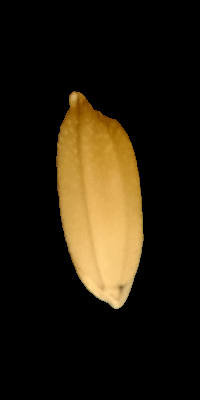
#> input picture inclass_04_2022/images/seed.png, 200 x 400 px; the run also reads 1 picture not shown here
$ jupyter execute --allow-errors Edge_Detection_2022.ipynb   (older library calls are emulated)
#> lines starting #> are read from the running program, lines starting #| are printed output that depends on the picture; after the words box and inside, x2 and y2 are one past the last pixel; in counts of white or black regions, pixels touching at a corner belong together
# Assignment 4: Edge Detection
Tổng quan: Ở bài tập này, chúng ta sẽ thực hành lập trình một số hàm để phát hiện cạnh, đường biên.

[cell 1]
from IPython.display import Image

import matplotlib.pyplot as plt
import os
import cv2
import numpy as np

## Câu 1:
Viết hàm sử dụng phương pháp gradient (bằng hàm có sẵn) và dùng toán tử  Sobel/Prewitt  để tính đạo hàm.
Sử dụng kết quả trên và Canny để phát hiện đường bao cho một ảnh bất kỳ.
Kiểm tra sự ổn định của hai phương pháp trên toàn bô số ảnh hạt thóc trong thư mục
hiện thời. Nhận xét kết quả đạt được (tỉ lệ thành công của mỗi phương pháp).

### 1.1 Sobel Edge Detection
Thư viện OpenCV cung cấp hàm cv2.Sobel() để tính đạo hàm Sobel của ảnh.

Xem thêm các tham số của hàm: https://docs.opencv.org/4.5.2/d4/d86/group__imgproc__filter.html#gacea54f142e81b6758cb6f375ce782c8d

Để các thuật toán phát hiện biên edge detection làm việc tốt, trước hết ta cần làm mịn ảnh để loại bớt nhiễu. Ta có thể dùng hàm cv2.GaussianBlur() để làm mịn ảnh.

Hàm cv2.Sobel() cho phép tính đạo hàm theo các hướng dọc và ngang của ảnh, để tổng hợp kết quả, ta lấy trung bình của đạo hàm theo hai hướng tại mỗi điểm ảnh.

Cuối cùng, Sobel sẽ làm nổi bật các đường biên, còn các nhiễu sẽ mờ hơn, vì vậy ta chọn ngưỡng để loại bỏ các điểm ảnh có độ sáng thấp này.

Yêu cầu:
- Đọc ảnh đầu vào
- Chuyển sang ảnh xám
- Làm mịn ảnh bằng bộ lọc Gauss
- Tính đạo hàm theo phương ngang
- Tổng hợp kết quả bằng trung bình của đạo hàm theo hai hướng
- Dùng ngưỡng để loại bỏ điểm có cường độ sáng thấp

[cell 2]
def basic_sobel_edge_detection(image_path, blur_ksize=5, sobel_ksize=1, skipping_threshold=30):
    ### YOUR CODE HERE ###
    img = cv2.imread(image_path, cv2.IMREAD_COLOR)
    gray = cv2.cvtColor(img, cv2.COLOR_BGR2GRAY)
    img_gaussian = cv2.GaussianBlur(gray, (blur_ksize, blur_ksize), 0)
     #Lọc ảnh đa mức xám bằng bộ lọc Gauss với kích thước phụ thuộc vào blur_ksize

    #sobel
    img_sobelx = cv2.Sobel(img_gaussian,cv2.CV_8U,1,0,ksize=sobel_ksize)
    img_sobely = cv2.Sobel(img_gaussian,cv2.CV_8U,0,1,ksize=sobel_ksize)
     #Thực hiện Sobel theo phương y, tương tự theo phương x

    img_sobel = img_sobelx + img_sobely #Tổng hợp ảnh Sobel từ phương x và y

    #Cắt ngưỡng
    for i in range(img_sobel.shape[0]):
        for j in range(img_sobel.shape[1]):
            if img_sobel[i][j] < skipping_threshold:
                img_sobel[i][j] = 0
            else:
                img_sobel[i][j] = 1
    return img_sobel
    ### YOUR CODE HERE ###

Ta thử chạy hàm với một ảnh trong bộ dữ liệu và xem kết quả

[cell 3]
image_path = 'images/seed.png'
gray = cv2.imread(image_path, 0)
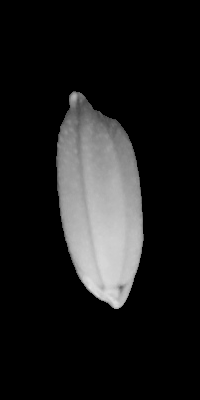
#> gray: shape (400, 200); min 0, max 224, mean 28.1
img_sobel = basic_sobel_edge_detection(image_path, 7, 1, 30)
#> in basic_sobel_edge_detection, img is the input picture: shape (400, 200, 3); mean B, G, R 12.9, 27.4, 35.5
#> after the loop in basic_sobel_edge_detection, `for i in range(img_sobel.shape[0]):`:
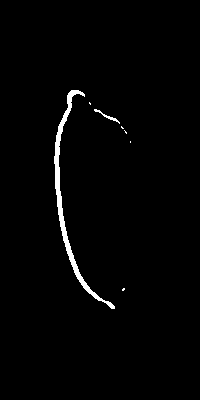
#> img_sobel: shape (400, 200); values 0 (black) and 1 (white), 1.6% white; 7 white regions (5 under 20 px), largest, box (x1, y1, x2, y2) and area: (54, 90, 115, 309) 1168, (94, 109, 120, 124) 66

plt.figure(figsize=(5,5))
#> (this line was passed over: IPython is not available in this run)
#> (the rest of this cell did not finish here and is left out)

Yêu cầu:
- Tương tự như hàm basic_sobel_edge_detection
- Sử dụng CV_64F thay cho CV_8U để cải thiện chất lượng
- Sau đó dùng hai hàm np.absolute() và np.uint8() để đưa về kiểu dữ liệu ban đầu

[cell 4]
def sobel_edge_detection(image_path, blur_ksize=7, sobel_ksize=1, skipping_threshold=30):
    ### YOUR CODE HERE ###

    img = cv2.imread(image_path, cv2.IMREAD_COLOR)
    gray = cv2.cvtColor(img, cv2.COLOR_BGR2GRAY)
    img_gaussian = cv2.GaussianBlur(gray, (blur_ksize, blur_ksize), 0)
     #Lọc ảnh đa mức xám bằng bộ lọc Gauss với kích thước phụ thuộc vào blur_ksize

    #sobel
    img_sobelx = cv2.Sobel(img_gaussian,cv2.CV_64F,1,0,ksize=sobel_ksize)
    img_sobely = cv2.Sobel(img_gaussian,cv2.CV_64F,0,1,ksize=sobel_ksize)
     #Thực hiện Sobel theo phương y, tương tự theo phương x

    img_sobel = img_sobelx + img_sobely #Tổng hợp ảnh Sobel từ phương x và y

    #Cắt ngưỡng
    for i in range(img_sobel.shape[0]):
        for j in range(img_sobel.shape[1]):
            if img_sobel[i][j] < skipping_threshold:
                img_sobel[i][j] = 0
            else:
                img_sobel[i][j] = 1

    img_sobel = np.uint8(np.absolute(img_sobel))

    ### YOUR CODE HERE ###
    return img_sobel

[cell 5]
### YOUR CODE HERE ###
image_path = 'images/seed.png'
gray = cv2.imread(image_path, 0)
img_sobel = sobel_edge_detection(image_path, 7, 1, 30)
#> in sobel_edge_detection, `img_sobelx = cv2.Sobel(img_gaussian,cv2.CV_64F,1,0,ksize=sobel_ksize)`:
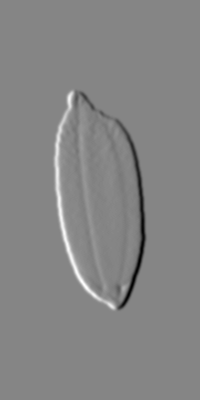
#> img_sobelx: shape (400, 200) float64; min -89, max 81, mean 0; drawn with min black and max white
#> in sobel_edge_detection, `img_sobely = cv2.Sobel(img_gaussian,cv2.CV_64F,0,1,ksize=sobel_ksize)`:
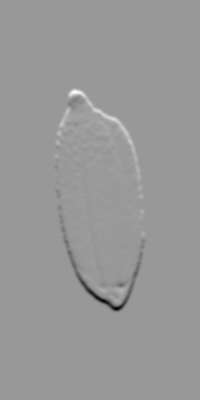
#> img_sobely: shape (400, 200) float64; min -99, max 67, mean 0; drawn with min black and max white
#> after the loop in sobel_edge_detection, `for i in range(img_sobel.shape[0]):`:
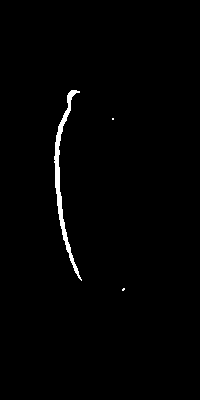
#> img_sobel: shape (400, 200) float64; values 0 (black) and 1 (white), 1.1% white; 3 white regions (2 under 20 px), largest, box (x1, y1, x2, y2) and area: (54, 90, 82, 281) 866

plt.figure(figsize=(5,5))
#> (this line was passed over: IPython is not available in this run)
#> (the rest of this cell did not finish here and is left out)

### 1.2. Prewitt Edge Detection
Để tính đạo hàm theo toán tử Prewitt, ta có thể dùng hàm cv2.filter2D() và truyền tham số kernel theo Prewitt.

Ta sẽ tính 2 trường hợp cạnh black-to-white và white-to-black rồi tính trung bình cộng 2 kết quả.

Cuối cùng đặt ngưỡng loại bỏ nhiễu.

[cell 6]
def prewitt_edge_detection(image_path, blur_ksize = 5, skipping_threshold=30):

    img = cv2.imread(image_path, cv2.IMREAD_COLOR)
    gray = cv2.cvtColor(img, cv2.COLOR_BGR2GRAY)
    img_gaussian = cv2.GaussianBlur(gray, (blur_ksize, blur_ksize), 0)

    #prewitt
    kernelx = np.array([[1,1,1],[0,0,0],[-1,-1,-1]])
    kernely = np.array([[-1,0,1],[-1,0,1],[-1,0,1]])
    img_prewittx = cv2.filter2D(img_gaussian, -1, kernelx)
    img_prewitty = cv2.filter2D(img_gaussian, -1, kernely)
    img_prewitt1 = (img_prewittx + img_prewitty)/2

    kernelx2 = np.array([[-1,-1,-1],[0,0,0],[1,1,1]])
    kernely2 = np.array([[1,0,-1],[1,0,-1],[1,0,-1]])
    img_prewittx2 = cv2.filter2D(img_gaussian, -1, kernelx2)
    img_prewitty2 = cv2.filter2D(img_gaussian, -1, kernely2)
    img_prewitt2 = (img_prewittx2 + img_prewitty2)/2

    img_prewitt = (img_prewitt1 + img_prewitt2)/2
    for i in range(img_prewitt.shape[0]):
        for j in range(img_prewitt.shape[1]):
            if img_prewitt[i][j] < skipping_threshold:
                img_prewitt[i][j] = 0
            else:
                img_prewitt[i][j] = 1
    return img_prewitt
    ### YOUR CODE HERE ###

[cell 7]
### YOUR CODE HERE ###
image_path = 'images/seed.png'
gray = cv2.imread(image_path, 0)
img_sobel = prewitt_edge_detection(image_path, 7, 30)
#> in prewitt_edge_detection, `img_prewitty = cv2.filter2D(img_gaussian, -1, kernely)`:
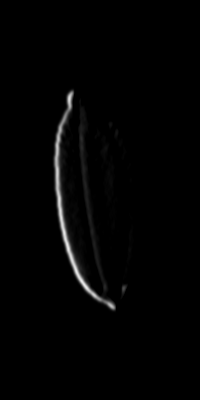
#> img_prewitty: shape (400, 200); min 0, max 233, mean 3.2
#> in prewitt_edge_detection, `img_prewittx2 = cv2.filter2D(img_gaussian, -1, kernelx2)`:
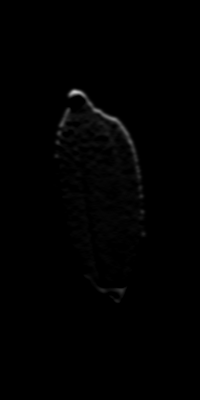
#> img_prewittx2: shape (400, 200); min 0, max 197, mean 1.4
#> in prewitt_edge_detection, `img_prewitty2 = cv2.filter2D(img_gaussian, -1, kernely2)`:
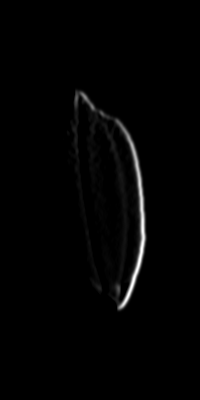
#> img_prewitty2: shape (400, 200); min 0, max 255, mean 3.2
#> after the loop in prewitt_edge_detection, `for i in range(img_prewitt.shape[0]):`:
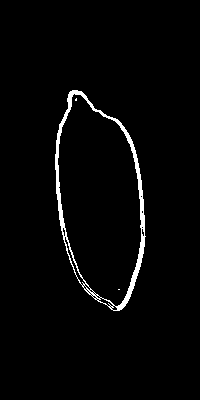
#> img_prewitt: shape (400, 200) float64; values 0 (black) and 1 (white), 2.3% white; 3 white regions (2 under 20 px), largest, box (x1, y1, x2, y2) and area: (55, 90, 146, 311) 1862
plt.figure(figsize=(5,5))
#> (this line was passed over: IPython is not available in this run)
#> (the rest of this cell did not finish here and is left out)

### 1.3. Canny Edge Detection
Thư viện OpenCV cung cấp hàm cv2.Canny() để phát hiện biên bằng thuật toán Canny.

https://docs.opencv.org/4.5.2/dd/d1a/group__imgproc__feature.html#ga04723e007ed888ddf11d9ba04e2232de

Tương tự như các phương pháp phát hiện biên ở trên, trước hết ta cũng dùng cv2.GaussianBlur() để làm mịn ảnh rồi chọn ngưỡng để loại bỏ nhiễu.

[cell 8]
def canny_edge_detection(image_path, blur_ksize=5, threshold1=100, threshold2=200, skipping_threshold=30):
    ### YOUR CODE HERE ###
    img = cv2.imread(image_path, cv2.IMREAD_COLOR)
    gray = cv2.cvtColor(img, cv2.COLOR_BGR2GRAY)
    img_gaussian = cv2.GaussianBlur(gray, (blur_ksize, blur_ksize), 0)

    img_canny = cv2.Canny(img_gaussian, threshold1, threshold2) #Lọc Canny theo 2 ngưỡng threshold1 và threshold2
    for i in range(img_canny.shape[0]):
        for j in range(img_canny.shape[1]):
            if img_canny[i][j] < skipping_threshold:
                img_canny[i][j] = 0
            else:
                img_canny[i][j] = 1
    return img_canny
    ### YOUR CODE HERE ###

[cell 9]
### YOUR CODE HERE ###
image_path = 'images/seed.png'
gray = cv2.imread(image_path, 0)
img_sobel = canny_edge_detection(image_path, blur_ksize=5, threshold1=100, threshold2=200, skipping_threshold=30)
#> in canny_edge_detection, `img_canny = cv2.Canny(img_gaussian, threshold1, threshold2)`: img_canny: shape (400, 200); 0.74% white in thin lines or dots, all inside (x1, y1, x2, y2) = (56, 91, 144, 309)
#> after the loop in canny_edge_detection, `for i in range(img_canny.shape[0]):`:
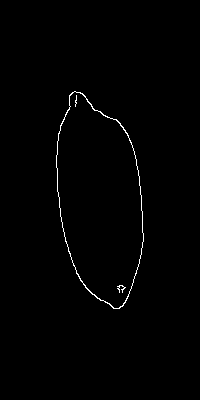
#> img_canny: shape (400, 200); values 0 (black) and 1 (white), 0.74% white in thin lines or dots, all inside (x1, y1, x2, y2) = (56, 91, 144, 309)
plt.figure(figsize=(5,5))
#> (this line was passed over: IPython is not available in this run)
#> (the rest of this cell did not finish here and is left out)

## Câu 3:
Đếm số pixel trên mỗi đường bao (chu vi) từ kết quả câu 2. Vẽ phân bố vể chu vi của mỗi
giống thóc (sử dụng dữ liệu của 30 ảnh). Nhận xét sự khác biệt giữa hai phân bố khi dùng kết
quả của hai phương pháp phát hiện biên tương ứng.

### Phân bố của Sobel edge detection

[cell 10]
image_dir = 'data/'
list_c = []
for file in os.listdir(image_dir):
    image_path = os.path.join(image_dir, file)
    skipping_threshold = 30
    img_sobel = sobel_edge_detection(image_path, skipping_threshold=skipping_threshold)
    chuvi = 0
    for i in range(img_sobel.shape[0]):
        for j in range(img_sobel.shape[1]):
            if img_sobel[i][j] >= skipping_threshold:
                chuvi += 1
#> after the loop, chuvi = 0
    list_c.append(chuvi)
#> pass 2 of the loop `for file in os.listdir(image_dir):`:
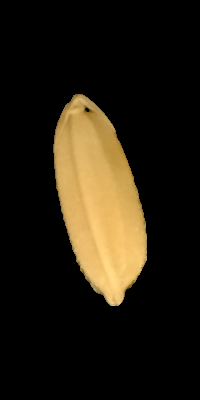
#> input picture inclass_04_2022/data/NT16_S10.png, 200 x 400 px
#> in sobel_edge_detection, img is the input picture: shape (400, 200, 3); mean B, G, R 16, 28.8, 35.9
#> after the loop in sobel_edge_detection (call 3), `for i in range(img_sobel.shape[0]):`:
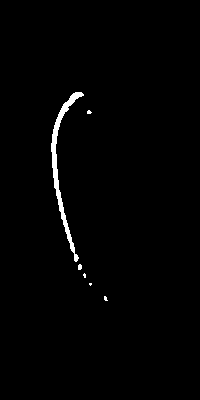
#> img_sobel: shape (400, 200) float64; values 0 (black) and 1 (white), 1.2% white; 6 white regions (4 under 20 px), largest, box (x1, y1, x2, y2) and area: (51, 92, 84, 262) 871, (78, 264, 82, 270) 21
#> pass 3 of the loop `for file in os.listdir(image_dir):`:
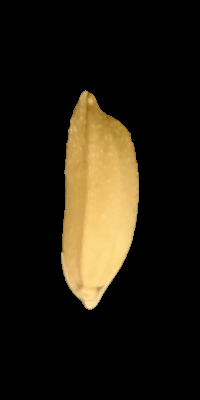
#> input picture inclass_04_2022/data/NT16_S11.png, 200 x 400 px
#> in sobel_edge_detection, img is the input picture: shape (400, 200, 3); mean B, G, R 15.5, 27.7, 34
#> after the loop in sobel_edge_detection (call 4), `for i in range(img_sobel.shape[0]):`:
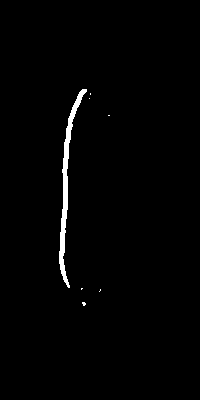
#> img_sobel: shape (400, 200) float64; values 0 (black) and 1 (white), 1.3% white; 7 white regions (6 under 20 px), largest, box (x1, y1, x2, y2) and area: (59, 89, 87, 288) 995
plt.hist(list_c, 30, [0, 4000]); plt.show()
#> (this line was passed over: IPython is not available in this run)

### Phân bố của Prewitt edge detection
Thực hiện tương tự phân bố của Sobel

[cell 11]
### YOUR CODE HERE ###
image_dir = 'data/'
list_c = []
for file in os.listdir(image_dir):
    image_path = os.path.join(image_dir, file)
    skipping_threshold = 30
    img_sobel = prewitt_edge_detection(image_path, 7, 30)
    chuvi = 0
    for i in range(img_sobel.shape[0]):
        for j in range(img_sobel.shape[1]):
            if img_sobel[i][j] >= skipping_threshold:
                chuvi += 1
#> after the loop, chuvi = 0
    list_c.append(chuvi)
#> pass 2 of the loop `for file in os.listdir(image_dir):`:
#> after the loop in prewitt_edge_detection (call 3), `for i in range(img_prewitt.shape[0]):`:
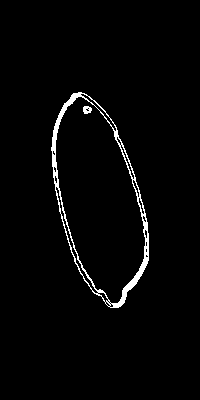
#> img_prewitt: shape (400, 200) float64; values 0 (black) and 1 (white), 2.3% white; 2 white regions, box (x1, y1, x2, y2) and area: (51, 92, 149, 308) 1796, (83, 106, 92, 114) 54
#> pass 3 of the loop `for file in os.listdir(image_dir):`:
plt.hist(list_c, 30, [0, 4000]); plt.show()
#> (this line was passed over: IPython is not available in this run)

### Phân bố của Canny edge detection
Thực hiện tương tự phân bố của Sobel

[cell 12]
### YOUR CODE HERE ###
### YOUR CODE HERE ###
image_dir = 'data/'
list_c = []
for file in os.listdir(image_dir):
    image_path = os.path.join(image_dir, file)
    skipping_threshold = 30
    img_canny = canny_edge_detection(image_path, blur_ksize=5, threshold1=100, threshold2=200, skipping_threshold=skipping_threshold)
    chuvi = 0
    for i in range(img_canny.shape[0]):
        for j in range(img_canny.shape[1]):
            if img_canny[i][j] >= skipping_threshold:
                chuvi += 1
#> after the loop, chuvi = 0
    list_c.append(chuvi)
#> pass 2 of the loop `for file in os.listdir(image_dir):`:
#> pass 3 of the loop `for file in os.listdir(image_dir):`:
plt.hist(list_c, 30, [0, 4000]); plt.show()
#> (this line was passed over: IPython is not available in this run)
